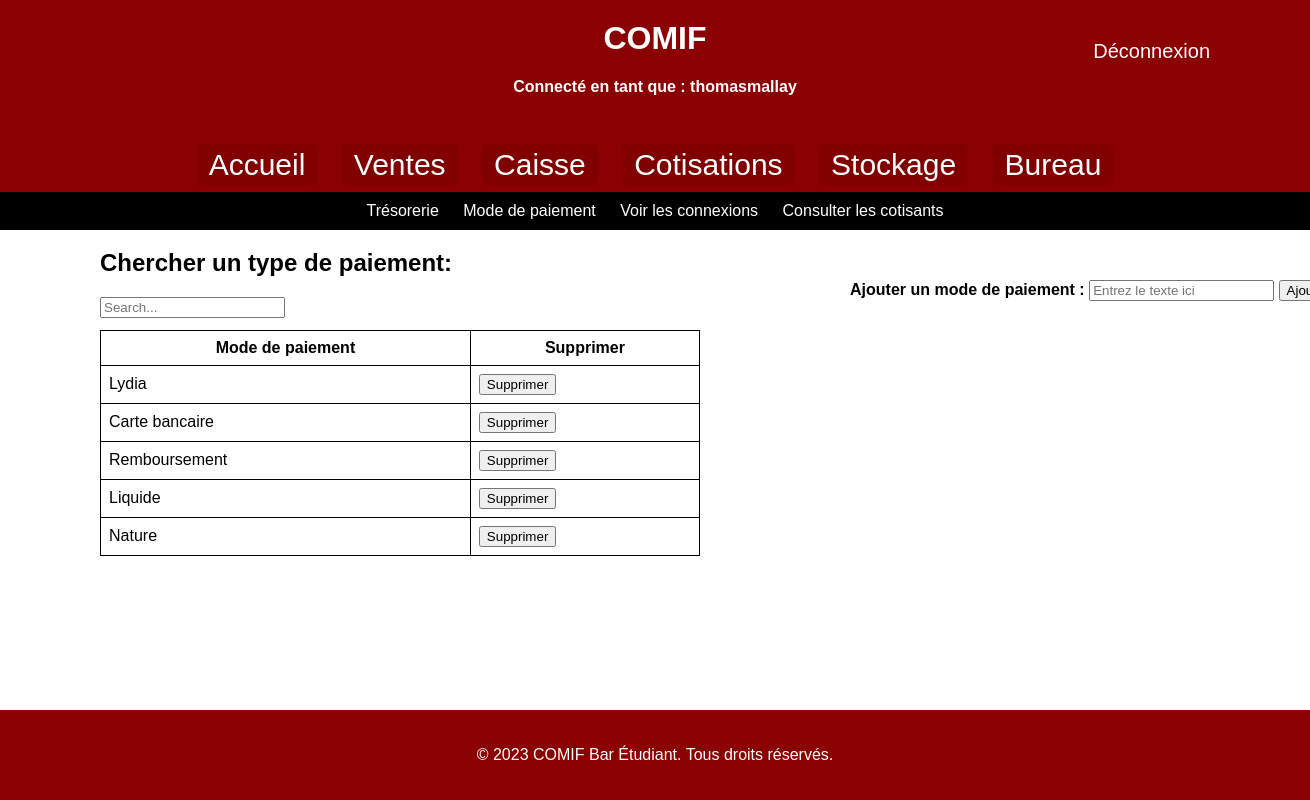
The page /type_paiements/ (signed in) on the database its author committed.
### AppCotisants/models.py (models this page shows)
class ModePaiement(models.Model):
    mode = models.CharField(max_length=50)

### AppCotisants/views.py (the view)
# urls.py: path('type_paiements/', views2.type_paiements),
@login_required
def type_paiements(request):
    return render(request, 'typepaiements.html',{'dataMode':ModePaiement.objects.all(),'username': request.user.username})

### templates/typepaiements.html (shortened to what this page needs)
<!DOCTYPE html>
<html>
<head>
    {% load static %}
</head>
<body>
<header>
    <h1>COMIF</h1>
    <h4 style="color: white;">Connecté en tant que : {{ username }}</h4>
    <a href="{% url 'logout' %}" style="font-size: 20px; position: absolute; top: 40px; right: 100px;
     color: white; text-decoration: none;">Déconnexion</a>
</header>
  <nav>
    <a href="/welcome">Accueil</a>
    <a href="/ajtvente">Ventes</a>
    <a href="/gstsoldes">Caisse</a>
    <a href="/ajtcotisants">Cotisations</a>
    <a href="/ajtproduits">Stockage</a>
    <a href="/tresorerie">Bureau</a>
  </nav>
  <div class="navbar">
    <a href="/tresorerie">Trésorerie</a>
    <a href="/type_paiements">Mode de paiement</a>
    <a href="/voirconnexions">Voir les connexions</a>
    <a href="/voircot">Consulter les cotisants</a>
  </div>
<section>
    <h2>Chercher un type de paiement:</h2>
    <div class="form-group">
        <input id="search" class="form-control" type="text" placeholder="Search...">
    </div>
    <br />
    <div class="scrollable-table">
        <table width="600" border="1" style="border-collapse:collapse;">
            <thead>
            <tr>
                <th>Mode de paiement</th>
                <th>Supprimer</th>
            </tr>
            </thead>
            <tbody id="myTable">
            {% for m in dataMode %}
            <tr>
                <td>{{ m.mode }}</td>
                <td>
                    <button class="modBtn" type="button" data-mode-id="{{m.id}}"
                            data-nom="{{m.mode}}" title="Supprimer">
                        Supprimer
                    </button>
                </td>
            </tr>
            {% endfor %}
            </tbody>
        </table>
    </div>
    <form id="modForm" method="POST" action="{% url 'ajt_modep' %}" class="hidden">
        <div class="modal-body">
            <strong>Ajouter un mode de paiement :</strong>
            <input type="text" name="texte" placeholder="Entrez le texte ici" required>
            <button type="submit" class="btn btn-primary">Ajouter</button>
        </div>
    </form>
</section>
<footer>
    <p>&copy; 2023 COMIF Bar Étudiant. Tous droits réservés.</p>
</footer>
</body>
</html>

### templates/typepaiements.html (style rules this page uses)
body { font-family: Arial, sans-serif; margin: 0; padding: 0; background-size: cover; background-position: center; display: flex; flex-direction: column; min-height: 100vh; }
header { background-color: #8B0000; color: #fff; padding: 20px; text-align: center; }
h1 { margin: 0; }
nav { background-color: #8B0000; color: #fff; padding: 10px; text-align: center; }
nav a { color: #fff; text-decoration: none; margin: 0 10px; font-size: 30px; padding: 4px 12px; border-radius: 5px; background-color: #800000; }
.navbar { background-color: #000; color: #fff; text-align: center; padding: 10px; }
.navbar a { color: #fff; text-decoration: none; margin: 0 10px; }
section { position: absolute; top: 0px; left: 100px; position: relative; margin-bottom: 300px; }
#modForm { position: absolute; top: 50px; left: 750px; }
footer { background-color: #8B0000; color: #fff; padding: 20px; text-align: center; margin-top: auto; }
table { border-collapse: collapse; width: 600px; }
th, td { border: 1px solid black; padding: 8px; }
.scrollable-table { position: absolute; top: 100px; left: 0px; height: 300px; overflow-y: scroll; }

### rows shown on the page
ModePaiement: mode "Lydia"
ModePaiement: mode "Carte bancaire"
ModePaiement: mode "Remboursement"
ModePaiement: mode "Liquide"
ModePaiement: mode "Nature"

### other values the page prints
{{ username }} "thomasmallay"
